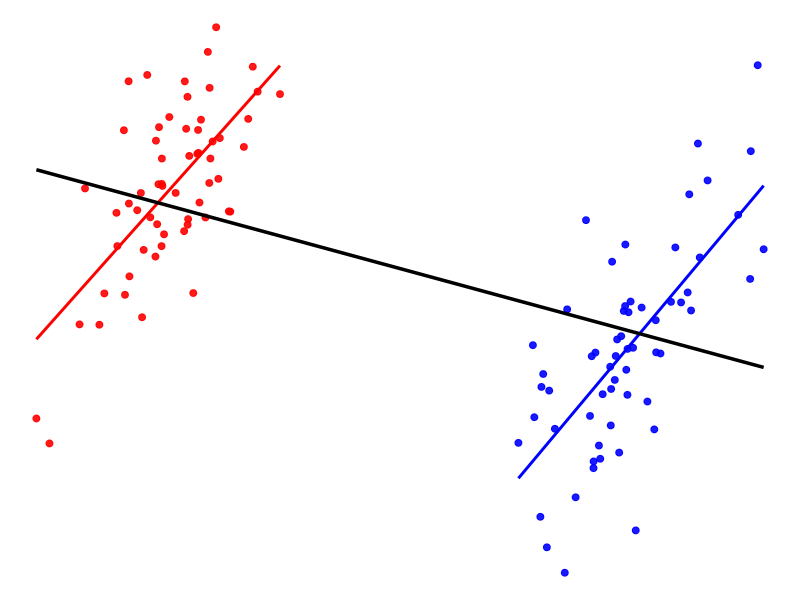

Source code (R):
# Minimal dependencies
library(ggplot2)

set.seed(1)

n <- 60

# Two groups
x1 <- rnorm(n, mean = 2, sd = 0.5)
y1 <- 0.6 * x1 + rnorm(n, sd = 0.3) + 1

x2 <- rnorm(n, mean = 6, sd = 0.5)
y2 <- 0.6 * x2 + rnorm(n, sd = 0.3) - 2

dat <- rbind(
  data.frame(x = x1, y = y1, g = "A"),
  data.frame(x = x2, y = y2, g = "B")
)

ggplot(dat, aes(x, y)) +
  geom_point(aes(color = g), size = 2, alpha = 0.9) +
  geom_smooth(
    aes(color = g),
    method = "lm",
    se = FALSE,
    linewidth = 1
  ) +
  geom_smooth(
    method = "lm",
    se = FALSE,
    color = "black",
    linewidth = 1.2
  ) +
  scale_color_manual(values = c("red", "blue")) +
  theme_void() +
  theme(legend.position = "none")
